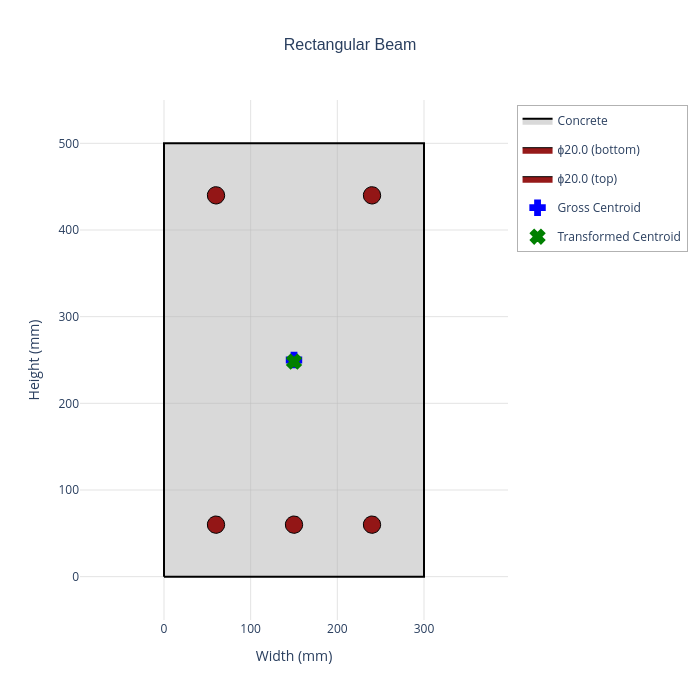
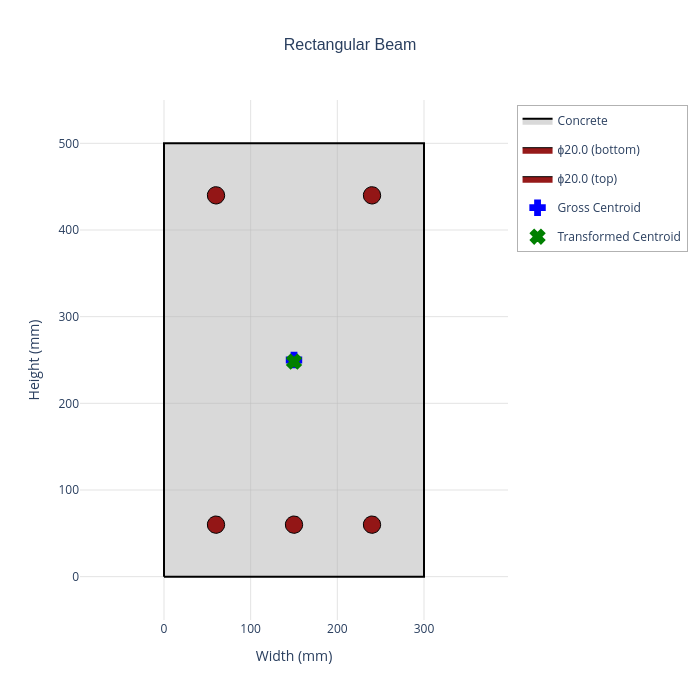

Notebook source saved alongside these figures, in order:
### Code cell
section.plot(
    concrete=concrete,
    show=True)

### Figure 1 — Plotly figure (JSON) as saved in the notebook; plotly's stock layout.template omitted (floating-point values rounded to 4 significant figures)
{"data": [{"fill": "toself", "fillcolor": "rgba(180, 180, 180, 0.5)", "hoverinfo": "text", "hoveron": "fills+points", "hovertext": "<b>Concrete Section</b><br>Section Name: Rectangular Beam<br>Material Name: Concrete<br>Grade: C30/37<br>Gross I_xx: 3,125 x10⁶ mm⁴<br>Gross I_yy: 1,125 x10⁶ mm⁴<br>Reinforcement Ratio: 0.0105<br>Elastic Modulus E_cm: 32.84 GPa<br>Transformed I_xx: 3,413 x10⁶ mm⁴<br>Transformed I_yy: 1,177 x10⁶ mm⁴", "line": {"color": "black", "width": 2}, "mode": "lines", "name": "Concrete", "type": "scatter", "x": [0, 300, 300, 0, 0], "y": [0, 0, 500, 500, 0]}, {"fill": "toself", "fillcolor": "rgba(139, 0, 0, 0.9)", "hoverinfo": "text", "hoveron": "fills+points", "hovertext": "<b>Rebar</b><br>Diameter: ϕ20.0 mm<br>Grade: B500B<br>Area: 314.2 mm²<br>Position: (60.0, 60.0) mm<br>Layer: bottom<br>Total Steel Area: 1570.8 mm²", "legendgroup": "group_0", "line": {"color": "black", "width": 1}, "mode": "lines", "name": "ϕ20.0 (bottom)", "showlegend": true, "type": "scatter", "x": [70, 69.8, 69.19, 68.21, 66.89, 65.29, 63.47, 61.51, 59.49, 57.49, 55.6, 53.88, 52.41, 51.26, 50.46, 50.05, 50.05, 50.46, 51.26, 52.41, 53.88, 55.6, 57.49, 59.49, 61.51, 63.47, 65.29, 66.89, 68.21, 69.19, 69.8, 70], "y": [60, 62.01, 63.94, 65.71, 67.25, 68.49, 69.38, 69.88, 69.99, 69.68, 68.98, 67.91, 66.51, 64.85, 62.99, 61.01, 58.99, 57.01, 55.15, 53.49, 52.09, 51.02, 50.32, 50.01, 50.12, 50.62, 51.51, 52.75, 54.29, 56.06, 57.99, 60]}, {"fill": "toself", "fillcolor": "rgba(139, 0, 0, 0.9)", "hoverinfo": "text", "hoveron": "fills+points", "hovertext": "<b>Rebar</b><br>Diameter: ϕ20.0 mm<br>Grade: B500B<br>Area: 314.2 mm²<br>Position: (150.0, 60.0) mm<br>Layer: bottom<br>Total Steel Area: 1570.8 mm²", "legendgroup": "group_0", "line": {"color": "black", "width": 1}, "mode": "lines", "name": "ϕ20.0 (bottom)", "showlegend": false, "type": "scatter", "x": [160, 159.8, 159.2, 158.2, 156.9, 155.3, 153.5, 151.5, 149.5, 147.5, 145.6, 143.9, 142.4, 141.3, 140.5, 140.1, 140.1, 140.5, 141.3, 142.4, 143.9, 145.6, 147.5, 149.5, 151.5, 153.5, 155.3, 156.9, 158.2, 159.2, 159.8, 160], "y": [60, 62.01, 63.94, 65.71, 67.25, 68.49, 69.38, 69.88, 69.99, 69.68, 68.98, 67.91, 66.51, 64.85, 62.99, 61.01, 58.99, 57.01, 55.15, 53.49, 52.09, 51.02, 50.32, 50.01, 50.12, 50.62, 51.51, 52.75, 54.29, 56.06, 57.99, 60]}, {"fill": "toself", "fillcolor": "rgba(139, 0, 0, 0.9)", "hoverinfo": "text", "hoveron": "fills+points", "hovertext": "<b>Rebar</b><br>Diameter: ϕ20.0 mm<br>Grade: B500B<br>Area: 314.2 mm²<br>Position: (240.0, 60.0) mm<br>Layer: bottom<br>Total Steel Area: 1570.8 mm²", "legendgroup": "group_0", "line": {"color": "black", "width": 1}, "mode": "lines", "name": "ϕ20.0 (bottom)", "showlegend": false, "type": "scatter", "x": [250, 249.8, 249.2, 248.2, 246.9, 245.3, 243.5, 241.5, 239.5, 237.5, 235.6, 233.9, 232.4, 231.3, 230.5, 230.1, 230.1, 230.5, 231.3, 232.4, 233.9, 235.6, 237.5, 239.5, 241.5, 243.5, 245.3, 246.9, 248.2, 249.2, 249.8, 250], "y": [60, 62.01, 63.94, 65.71, 67.25, 68.49, 69.38, 69.88, 69.99, 69.68, 68.98, 67.91, 66.51, 64.85, 62.99, 61.01, 58.99, 57.01, 55.15, 53.49, 52.09, 51.02, 50.32, 50.01, 50.12, 50.62, 51.51, 52.75, 54.29, 56.06, 57.99, 60]}, {"fill": "toself", "fillcolor": "rgba(139, 0, 0, 0.9)", "hoverinfo": "text", "hoveron": "fills+points", "hovertext": "<b>Rebar</b><br>Diameter: ϕ20.0 mm<br>Grade: B500B<br>Area: 314.2 mm²<br>Position: (60.0, 440.0) mm<br>Layer: top<br>Total Steel Area: 1570.8 mm²", "legendgroup": "group_1", "line": {"color": "black", "width": 1}, "mode": "lines", "name": "ϕ20.0 (top)", "showlegend": true, "type": "scatter", "x": [70, 69.8, 69.19, 68.21, 66.89, 65.29, 63.47, 61.51, 59.49, 57.49, 55.6, 53.88, 52.41, 51.26, 50.46, 50.05, 50.05, 50.46, 51.26, 52.41, 53.88, 55.6, 57.49, 59.49, 61.51, 63.47, 65.29, 66.89, 68.21, 69.19, 69.8, 70], "y": [440, 442.0, 443.9, 445.7, 447.2, 448.5, 449.4, 449.9, 450.0, 449.7, 449.0, 447.9, 446.5, 444.9, 443.0, 441.0, 439.0, 437.0, 435.1, 433.5, 432.1, 431.0, 430.3, 430.0, 430.1, 430.6, 431.5, 432.8, 434.3, 436.1, 438.0, 440]}, {"fill": "toself", "fillcolor": "rgba(139, 0, 0, 0.9)", "hoverinfo": "text", "hoveron": "fills+points", "hovertext": "<b>Rebar</b><br>Diameter: ϕ20.0 mm<br>Grade: B500B<br>Area: 314.2 mm²<br>Position: (240.0, 440.0) mm<br>Layer: top<br>Total Steel Area: 1570.8 mm²", "legendgroup": "group_1", "line": {"color": "black", "width": 1}, "mode": "lines", "name": "ϕ20.0 (top)", "showlegend": false, "type": "scatter", "x": [250, 249.8, 249.2, 248.2, 246.9, 245.3, 243.5, 241.5, 239.5, 237.5, 235.6, 233.9, 232.4, 231.3, 230.5, 230.1, 230.1, 230.5, 231.3, 232.4, 233.9, 235.6, 237.5, 239.5, 241.5, 243.5, 245.3, 246.9, 248.2, 249.2, 249.8, 250], "y": [440, 442.0, 443.9, 445.7, 447.2, 448.5, 449.4, 449.9, 450.0, 449.7, 449.0, 447.9, 446.5, 444.9, 443.0, 441.0, 439.0, 437.0, 435.1, 433.5, 432.1, 431.0, 430.3, 430.0, 430.1, 430.6, 431.5, 432.8, 434.3, 436.1, 438.0, 440]}, {"hoverinfo": "text", "hovertext": "<b>Gross Centroid</b><br>Position: (150.0, 250.0) mm<br>Gross Area: 150,000 mm²", "marker": {"color": "blue", "line": {"color": "blue", "width": 2}, "size": 12, "symbol": "cross"}, "mode": "markers", "name": "Gross Centroid", "type": "scatter", "x": [150], "y": [250]}, {"hoverinfo": "text", "hovertext": "<b>Transformed Centroid</b><br>Position: (150.0, 248.1) mm<br>Transformed Area: 157,997 mm²<br>Elastic Modulus: 32.84 GPa", "marker": {"color": "green", "line": {"color": "green", "width": 2}, "size": 12, "symbol": "x"}, "mode": "markers", "name": "Transformed Centroid", "type": "scatter", "x": [150], "y": [248.1]}], "layout": {"height": 700, "hovermode": "closest", "legend": {"bgcolor": "rgba(255, 255, 255, 0.8)", "bordercolor": "rgba(0, 0, 0, 0.3)", "borderwidth": 1, "x": 1.02, "xanchor": "left", "y": 0.99, "yanchor": "top"}, "plot_bgcolor": "white", "showlegend": true, "title": {"font": {"family": "Arial, sans-serif", "size": 16}, "text": "Rectangular Beam", "x": 0.5, "xanchor": "center"}, "width": 700, "xaxis": {"gridcolor": "rgba(200, 200, 200, 0.5)", "range": [-30, 330], "scaleanchor": "y", "scaleratio": 1, "showgrid": true, "title": {"text": "Width (mm)"}, "zeroline": false}, "yaxis": {"gridcolor": "rgba(200, 200, 200, 0.5)", "range": [-50, 550], "showgrid": true, "title": {"text": "Height (mm)"}, "zeroline": false}}}

### Figure 2 — Plotly figure (JSON) as saved in the notebook; plotly's stock layout.template omitted (floating-point values rounded to 4 significant figures)
{"data": [{"fill": "toself", "fillcolor": "rgba(180, 180, 180, 0.5)", "hoverinfo": "text", "hoveron": "fills+points", "hovertext": "<b>Concrete Section</b><br>Section Name: Rectangular Beam<br>Material Name: Concrete<br>Grade: C30/37<br>Gross I_xx: 3,125 x10⁶ mm⁴<br>Gross I_yy: 1,125 x10⁶ mm⁴<br>Reinforcement Ratio: 0.0105<br>Elastic Modulus E_cm: 32.84 GPa<br>Transformed I_xx: 3,413 x10⁶ mm⁴<br>Transformed I_yy: 1,177 x10⁶ mm⁴", "line": {"color": "black", "width": 2}, "mode": "lines", "name": "Concrete", "type": "scatter", "x": [0, 300, 300, 0, 0], "y": [0, 0, 500, 500, 0]}, {"fill": "toself", "fillcolor": "rgba(139, 0, 0, 0.9)", "hoverinfo": "text", "hoveron": "fills+points", "hovertext": "<b>Rebar</b><br>Diameter: ϕ20.0 mm<br>Grade: B500B<br>Area: 314.2 mm²<br>Position: (60.0, 60.0) mm<br>Layer: bottom<br>Total Steel Area: 1570.8 mm²", "legendgroup": "group_0", "line": {"color": "black", "width": 1}, "mode": "lines", "name": "ϕ20.0 (bottom)", "showlegend": true, "type": "scatter", "x": [70, 69.8, 69.19, 68.21, 66.89, 65.29, 63.47, 61.51, 59.49, 57.49, 55.6, 53.88, 52.41, 51.26, 50.46, 50.05, 50.05, 50.46, 51.26, 52.41, 53.88, 55.6, 57.49, 59.49, 61.51, 63.47, 65.29, 66.89, 68.21, 69.19, 69.8, 70], "y": [60, 62.01, 63.94, 65.71, 67.25, 68.49, 69.38, 69.88, 69.99, 69.68, 68.98, 67.91, 66.51, 64.85, 62.99, 61.01, 58.99, 57.01, 55.15, 53.49, 52.09, 51.02, 50.32, 50.01, 50.12, 50.62, 51.51, 52.75, 54.29, 56.06, 57.99, 60]}, {"fill": "toself", "fillcolor": "rgba(139, 0, 0, 0.9)", "hoverinfo": "text", "hoveron": "fills+points", "hovertext": "<b>Rebar</b><br>Diameter: ϕ20.0 mm<br>Grade: B500B<br>Area: 314.2 mm²<br>Position: (150.0, 60.0) mm<br>Layer: bottom<br>Total Steel Area: 1570.8 mm²", "legendgroup": "group_0", "line": {"color": "black", "width": 1}, "mode": "lines", "name": "ϕ20.0 (bottom)", "showlegend": false, "type": "scatter", "x": [160, 159.8, 159.2, 158.2, 156.9, 155.3, 153.5, 151.5, 149.5, 147.5, 145.6, 143.9, 142.4, 141.3, 140.5, 140.1, 140.1, 140.5, 141.3, 142.4, 143.9, 145.6, 147.5, 149.5, 151.5, 153.5, 155.3, 156.9, 158.2, 159.2, 159.8, 160], "y": [60, 62.01, 63.94, 65.71, 67.25, 68.49, 69.38, 69.88, 69.99, 69.68, 68.98, 67.91, 66.51, 64.85, 62.99, 61.01, 58.99, 57.01, 55.15, 53.49, 52.09, 51.02, 50.32, 50.01, 50.12, 50.62, 51.51, 52.75, 54.29, 56.06, 57.99, 60]}, {"fill": "toself", "fillcolor": "rgba(139, 0, 0, 0.9)", "hoverinfo": "text", "hoveron": "fills+points", "hovertext": "<b>Rebar</b><br>Diameter: ϕ20.0 mm<br>Grade: B500B<br>Area: 314.2 mm²<br>Position: (240.0, 60.0) mm<br>Layer: bottom<br>Total Steel Area: 1570.8 mm²", "legendgroup": "group_0", "line": {"color": "black", "width": 1}, "mode": "lines", "name": "ϕ20.0 (bottom)", "showlegend": false, "type": "scatter", "x": [250, 249.8, 249.2, 248.2, 246.9, 245.3, 243.5, 241.5, 239.5, 237.5, 235.6, 233.9, 232.4, 231.3, 230.5, 230.1, 230.1, 230.5, 231.3, 232.4, 233.9, 235.6, 237.5, 239.5, 241.5, 243.5, 245.3, 246.9, 248.2, 249.2, 249.8, 250], "y": [60, 62.01, 63.94, 65.71, 67.25, 68.49, 69.38, 69.88, 69.99, 69.68, 68.98, 67.91, 66.51, 64.85, 62.99, 61.01, 58.99, 57.01, 55.15, 53.49, 52.09, 51.02, 50.32, 50.01, 50.12, 50.62, 51.51, 52.75, 54.29, 56.06, 57.99, 60]}, {"fill": "toself", "fillcolor": "rgba(139, 0, 0, 0.9)", "hoverinfo": "text", "hoveron": "fills+points", "hovertext": "<b>Rebar</b><br>Diameter: ϕ20.0 mm<br>Grade: B500B<br>Area: 314.2 mm²<br>Position: (60.0, 440.0) mm<br>Layer: top<br>Total Steel Area: 1570.8 mm²", "legendgroup": "group_1", "line": {"color": "black", "width": 1}, "mode": "lines", "name": "ϕ20.0 (top)", "showlegend": true, "type": "scatter", "x": [70, 69.8, 69.19, 68.21, 66.89, 65.29, 63.47, 61.51, 59.49, 57.49, 55.6, 53.88, 52.41, 51.26, 50.46, 50.05, 50.05, 50.46, 51.26, 52.41, 53.88, 55.6, 57.49, 59.49, 61.51, 63.47, 65.29, 66.89, 68.21, 69.19, 69.8, 70], "y": [440, 442.0, 443.9, 445.7, 447.2, 448.5, 449.4, 449.9, 450.0, 449.7, 449.0, 447.9, 446.5, 444.9, 443.0, 441.0, 439.0, 437.0, 435.1, 433.5, 432.1, 431.0, 430.3, 430.0, 430.1, 430.6, 431.5, 432.8, 434.3, 436.1, 438.0, 440]}, {"fill": "toself", "fillcolor": "rgba(139, 0, 0, 0.9)", "hoverinfo": "text", "hoveron": "fills+points", "hovertext": "<b>Rebar</b><br>Diameter: ϕ20.0 mm<br>Grade: B500B<br>Area: 314.2 mm²<br>Position: (240.0, 440.0) mm<br>Layer: top<br>Total Steel Area: 1570.8 mm²", "legendgroup": "group_1", "line": {"color": "black", "width": 1}, "mode": "lines", "name": "ϕ20.0 (top)", "showlegend": false, "type": "scatter", "x": [250, 249.8, 249.2, 248.2, 246.9, 245.3, 243.5, 241.5, 239.5, 237.5, 235.6, 233.9, 232.4, 231.3, 230.5, 230.1, 230.1, 230.5, 231.3, 232.4, 233.9, 235.6, 237.5, 239.5, 241.5, 243.5, 245.3, 246.9, 248.2, 249.2, 249.8, 250], "y": [440, 442.0, 443.9, 445.7, 447.2, 448.5, 449.4, 449.9, 450.0, 449.7, 449.0, 447.9, 446.5, 444.9, 443.0, 441.0, 439.0, 437.0, 435.1, 433.5, 432.1, 431.0, 430.3, 430.0, 430.1, 430.6, 431.5, 432.8, 434.3, 436.1, 438.0, 440]}, {"hoverinfo": "text", "hovertext": "<b>Gross Centroid</b><br>Position: (150.0, 250.0) mm<br>Gross Area: 150,000 mm²", "marker": {"color": "blue", "line": {"color": "blue", "width": 2}, "size": 12, "symbol": "cross"}, "mode": "markers", "name": "Gross Centroid", "type": "scatter", "x": [150], "y": [250]}, {"hoverinfo": "text", "hovertext": "<b>Transformed Centroid</b><br>Position: (150.0, 248.1) mm<br>Transformed Area: 157,997 mm²<br>Elastic Modulus: 32.84 GPa", "marker": {"color": "green", "line": {"color": "green", "width": 2}, "size": 12, "symbol": "x"}, "mode": "markers", "name": "Transformed Centroid", "type": "scatter", "x": [150], "y": [248.1]}], "layout": {"height": 700, "hovermode": "closest", "legend": {"bgcolor": "rgba(255, 255, 255, 0.8)", "bordercolor": "rgba(0, 0, 0, 0.3)", "borderwidth": 1, "x": 1.02, "xanchor": "left", "y": 0.99, "yanchor": "top"}, "plot_bgcolor": "white", "showlegend": true, "title": {"font": {"family": "Arial, sans-serif", "size": 16}, "text": "Rectangular Beam", "x": 0.5, "xanchor": "center"}, "width": 700, "xaxis": {"gridcolor": "rgba(200, 200, 200, 0.5)", "range": [-30, 330], "scaleanchor": "y", "scaleratio": 1, "showgrid": true, "title": {"text": "Width (mm)"}, "zeroline": false}, "yaxis": {"gridcolor": "rgba(200, 200, 200, 0.5)", "range": [-50, 550], "showgrid": true, "title": {"text": "Height (mm)"}, "zeroline": false}}}
